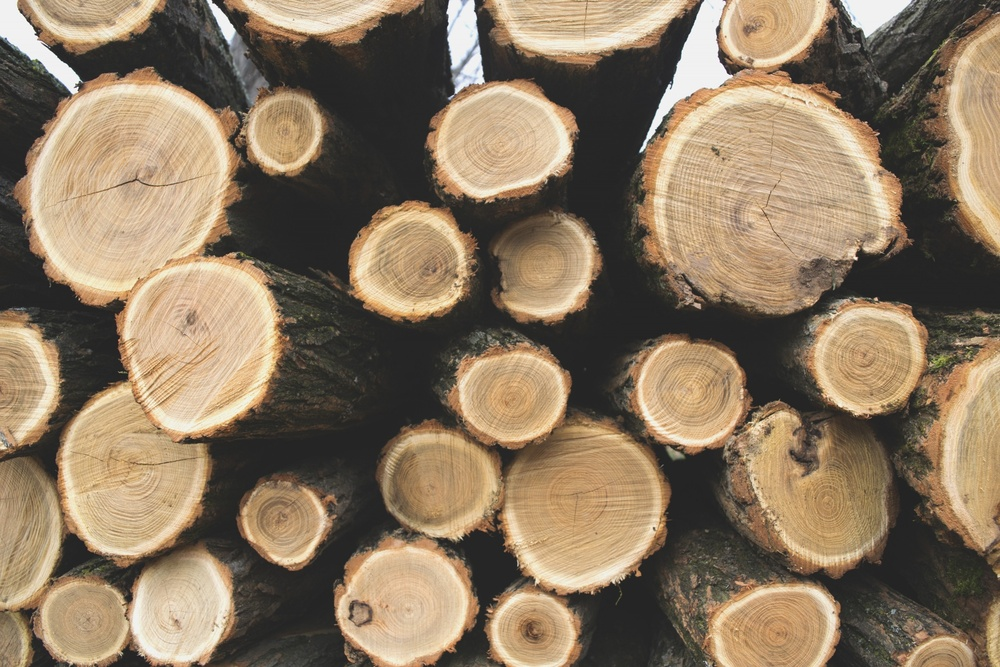
#> input picture other_image/raw_data/4.jpg, 1000 x 667 px, shrunk from 3200 x 2133 before the run
$ python '分水岭.py'
#> lines starting #> are read from the running program, lines starting #| are printed output that depends on the picture; after the words box and inside, x2 and y2 are one past the last pixel; in counts of white or black regions, pixels touching at a corner belong together
#> further down, src is the input picture: shape (667, 1000, 3); mean B, G, R 96.5, 119.5, 138
# _*_ coding: utf-8 _*_
__author__ = 'LelandYan'
__date__ = '2019/5/19 10:25'

import cv2 as cv
import numpy as np

def water_shed(image):
    #1 去噪，灰度，二值化
    blurred = cv.pyrMeanShiftFiltering(image,10,30)
    blurred=cv.bilateralFilter(image,0,50,5)
    # cv.imshow('blurred',blurred)
    gray=cv.cvtColor(blurred,cv.COLOR_BGR2GRAY)
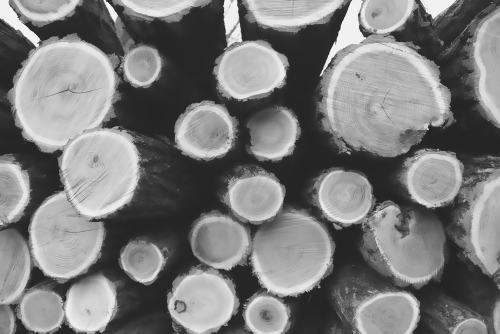
#> gray: shape (667, 1000) (shown at 1/2 size); min 36, max 243, mean 122.4
    ret,binary=cv.threshold(gray,0,255,cv.THRESH_BINARY|cv.THRESH_OTSU)
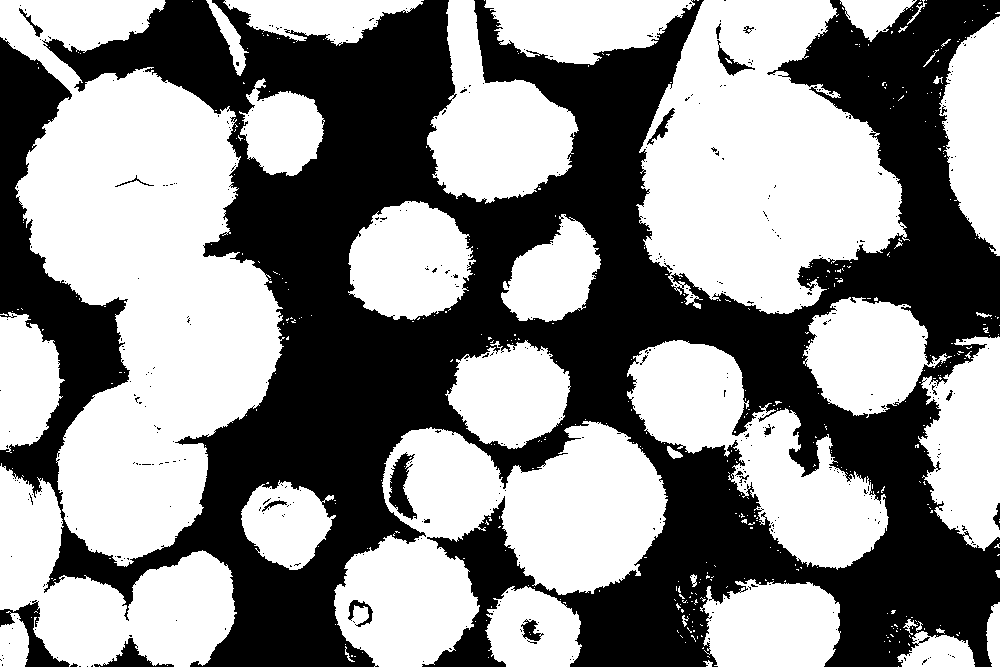
#> binary: shape (667, 1000); 54.8% white; 456 black regions (434 under 20 px), largest, box (x1, y1, x2, y2) and area: (0, 0, 1000, 667) 295538, (0, 600, 70, 667) 1371, (389, 452, 417, 520) 927
#> ret = 116
    # cv.imshow('binary',binary)
    #2. mophology 开操作去除噪点
    kernel=cv.getStructuringElement(cv.MORPH_RECT,(3,3))
    open_binary=cv.morphologyEx(binary,cv.MORPH_OPEN,kernel,iterations=2) #mophology binary,2次开操作
#> open_binary: shape (667, 1000); 53.1% white; 108 black regions (89 under 20 px), largest, box (x1, y1, x2, y2) and area: (0, 0, 1000, 667) 308406, (0, 600, 81, 667) 1555, (87, 635, 174, 667) 798
    # cv.imshow('1-open-op',open_binary)
    dilate_bg=cv.dilate(open_binary,kernel,iterations=3) #3次膨胀
#> dilate_bg: shape (667, 1000); 60% white; 17 black regions (7 under 20 px), largest, box (x1, y1, x2, y2) and area: (47, 0, 1000, 667) 242766, (0, 41, 126, 492) 17833, (437, 511, 532, 667) 4882
    # cv.imshow('2-dilate-op',dilate_bg)
    #3.distance transform
    # DIST_L1:曼哈顿距离，DIST_L2：欧氏距离,masksize:跟卷积一样
    dist=cv.distanceTransform(open_binary,cv.DIST_L2,3) #？？
    dist_norm=cv.normalize(dist,0,1.0,cv.NORM_MINMAX)# 0-1之间标准化
    # cv.imshow('3-distance-t',dist_norm*50)

    ret,surface=cv.threshold(dist,dist.max()*0.65,255,cv.THRESH_BINARY)
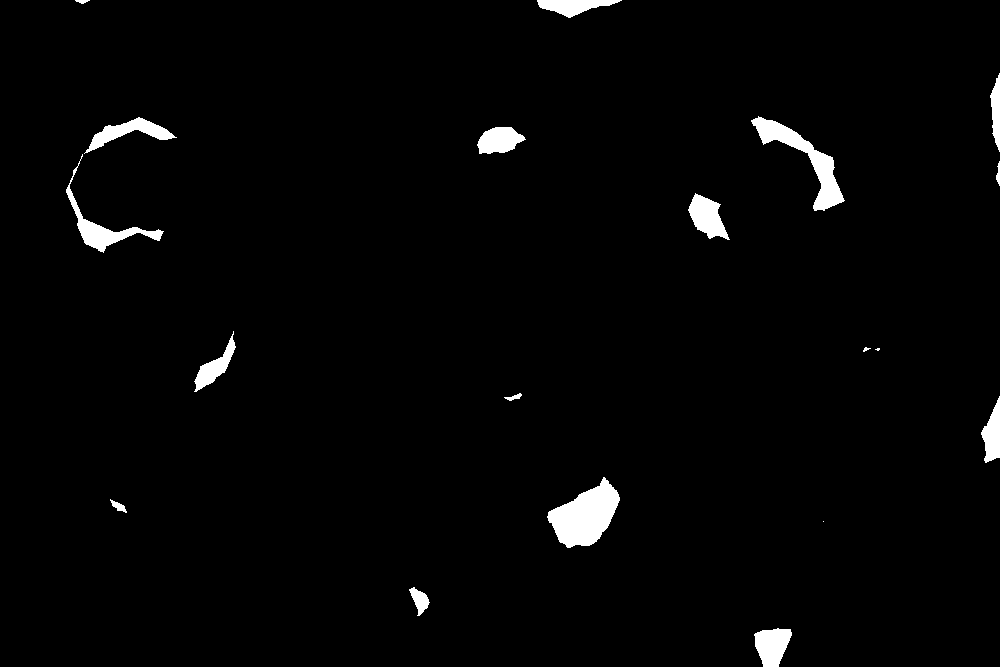
#> surface: shape (667, 1000) float32; 2.1% white; 19 white regions (2 under 20 px), largest, box (x1, y1, x2, y2) and area: (547, 477, 620, 548) 2949, (751, 116, 845, 211) 2211, (66, 154, 164, 253) 1370
#> ret = 43.86
    # cv.imshow('4-surface',surface)

    #4计算marker
    surface_fg=np.uint8(surface) #计算前景
    unknown=cv.subtract(dilate_bg,surface_fg) #计算未知区域
    # cv.imshow('5-unknown',unknown)
    ret,markers=cv.connectedComponents(surface_fg) #通过计算cc，计算markers
#> markers: shape (667, 1000) int32; 20 distinct labels, from 0 to 19
#> ret = 20
    print(ret)
#| 20
    # cv.imshow('6-markers',markers)

    #5 watershed 分水岭变换
    markers=markers+1 #用label进行控制
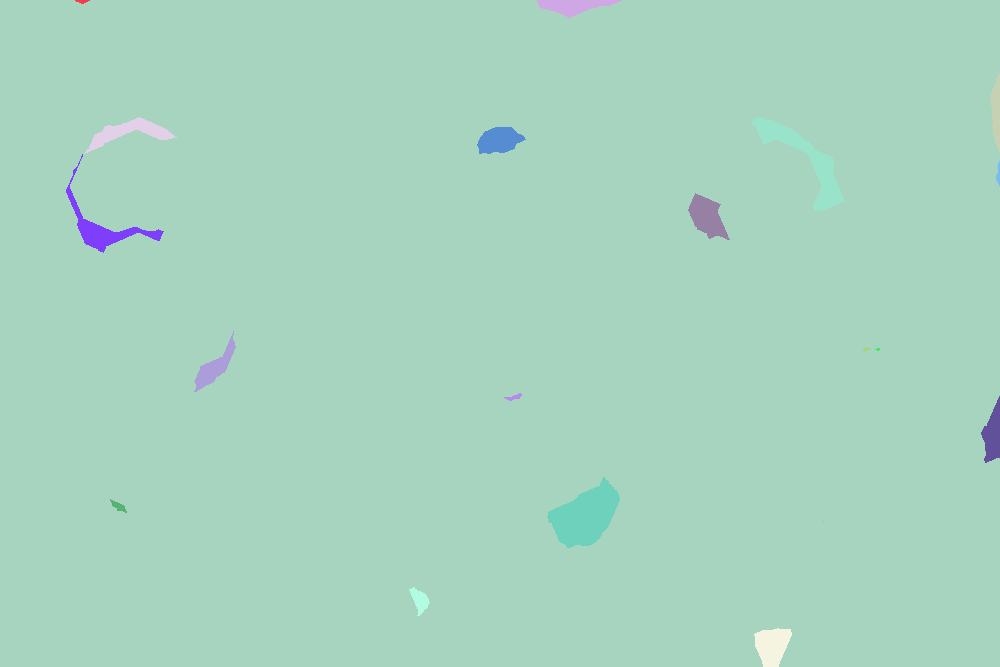
#> markers: shape (667, 1000) int32; 20 distinct labels, from 1 to 20; one colour per label, 0 black
    markers[unknown==255]=0
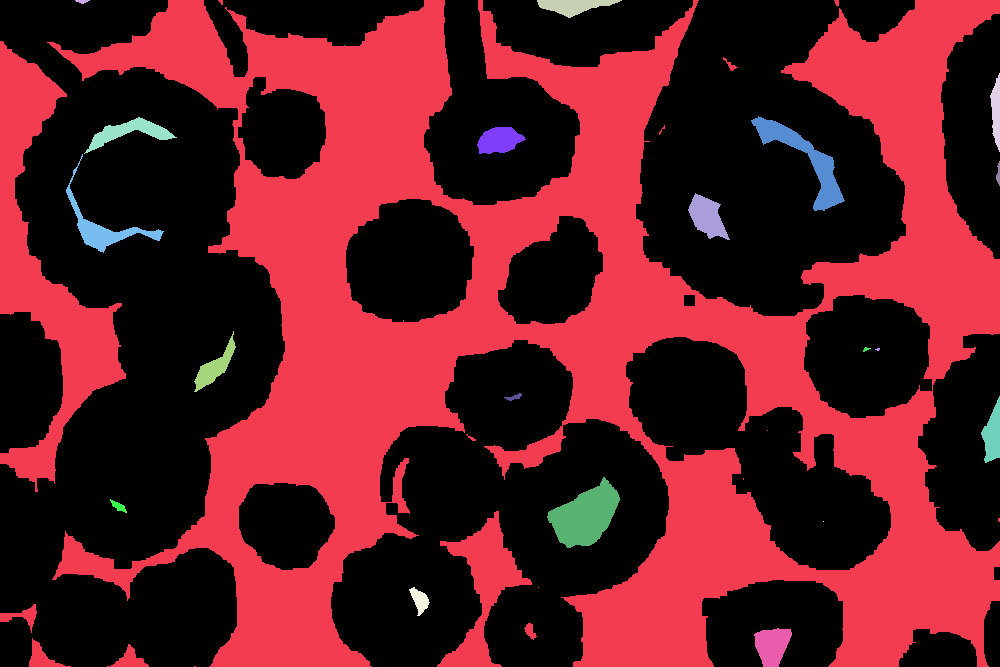
#> markers: shape (667, 1000) int32; 21 distinct labels, from 0 to 20; one colour per label, 0 black
    markers=cv.watershed(image,markers) #分水岭的地方就编程-1
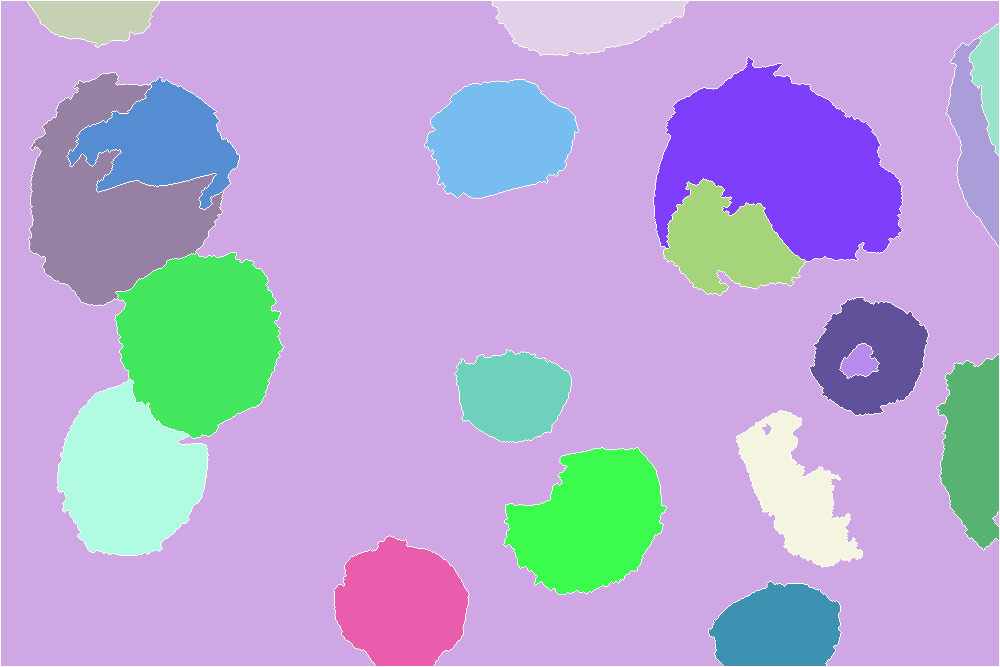
#> markers: shape (667, 1000) int32; 21 distinct labels, from -1 to 20; one colour per label, 0 black, -1 white
    image[markers==-1]=[0,0,255]
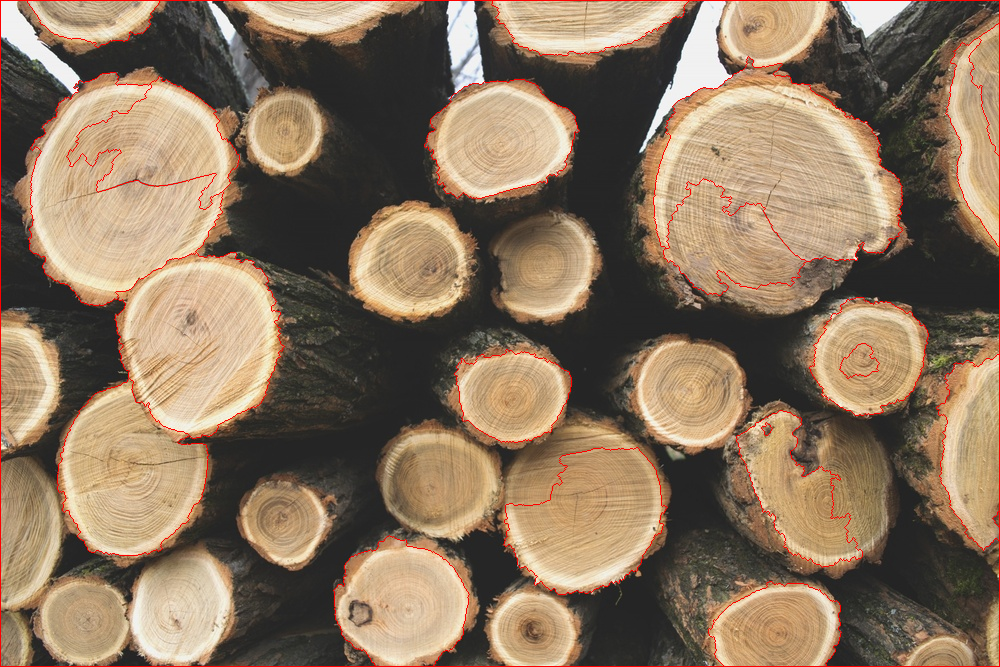
#> image: shape (667, 1000, 3); 1.58% of pixels changed, all inside (x1, y1, x2, y2) = (0, 0, 1000, 667)
    cv.imshow('7-result',image)

src = cv.imread("./raw_data/4.jpg")
# cv.imshow("gray_img", src)
cv.namedWindow("result", cv.WINDOW_NORMAL)
water_shed(src)
cv.waitKey(0)
cv.destroyAllWindows()

$ run again, with other_image/raw_data/2.jpg copied over other_image/raw_data/4.jpg
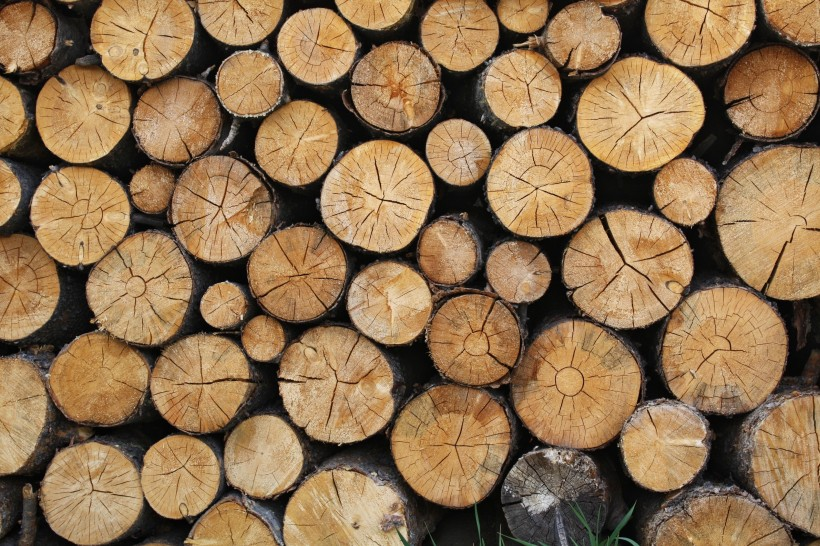
#> input picture other_image/raw_data/2.jpg, 820 x 546 px
#> src is the input picture: shape (546, 820, 3); mean B, G, R 80.2, 114, 143.4
#> in water_shed, `ret,binary=cv.threshold(gray,0,255,cv.THRESH_BINARY|cv.THRESH_OTSU)`:
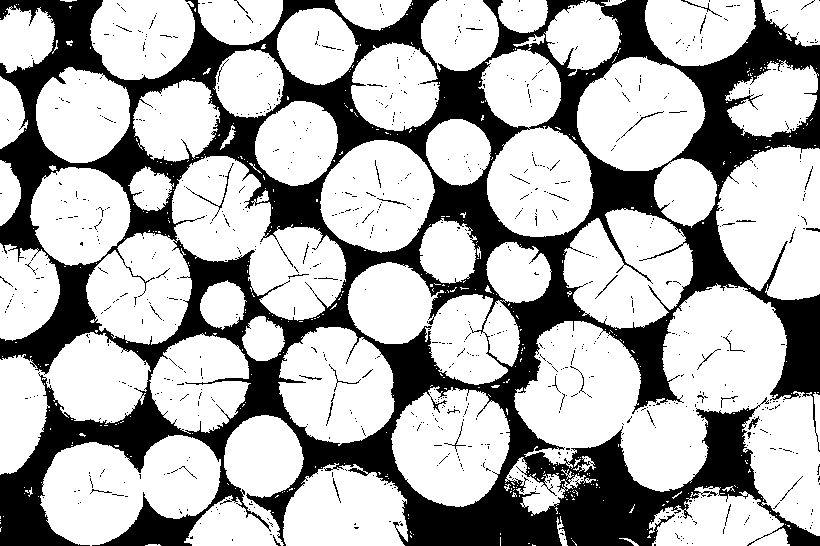
#> binary: shape (546, 820); 69.1% white; 841 black regions (798 under 20 px), largest, box (x1, y1, x2, y2) and area: (0, 0, 820, 546) 134811, (186, 163, 234, 221) 129, (681, 0, 722, 17) 64
#> in water_shed, `ret,binary=cv.threshold(gray,0,255,cv.THRESH_BINARY|cv.THRESH_OTSU)`: ret = 96
#> open_binary: shape (546, 820); 66.9% white; 478 black regions (434 under 20 px), largest, box (x1, y1, x2, y2) and area: (0, 0, 820, 546) 145233, (326, 364, 361, 426) 119, (681, 0, 722, 17) 83
#> dilate_bg: shape (546, 820); 79.3% white; 65 black regions (30 under 20 px), largest, box (x1, y1, x2, y2) and area: (298, 179, 754, 546) 30005, (685, 6, 820, 181) 7297, (0, 393, 178, 546) 7070
#> surface: shape (546, 820) float32; 0.72% white; 15 white regions (6 under 20 px), largest, box (x1, y1, x2, y2) and area: (250, 441, 277, 471) 631, (309, 508, 336, 546) 605, (378, 289, 406, 318) 507
#> in water_shed, `ret,surface=cv.threshold(dist,dist.max()*0.65,255,cv.THRESH_BINARY)`: ret = 25.35
#> in water_shed, `ret,markers=cv.connectedComponents(surface_fg)`: ret = 16
#| 16
#> in water_shed, `image[markers==-1]=[0,0,255]`:
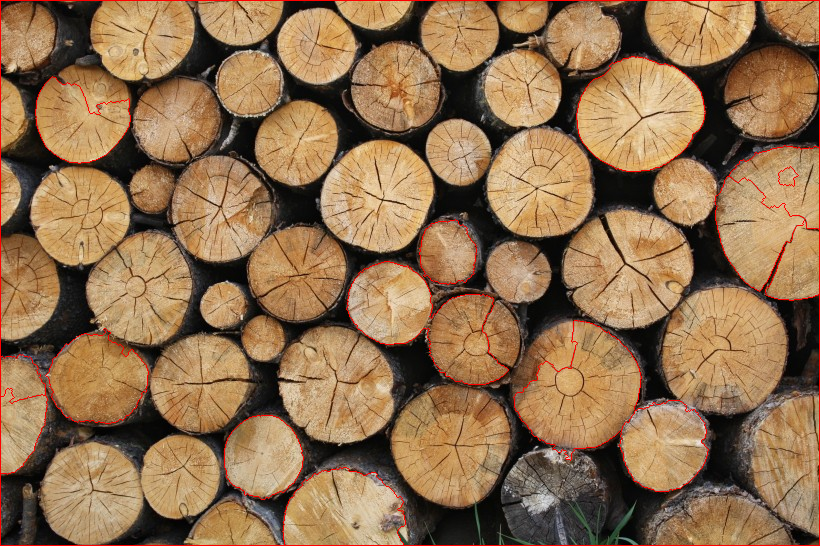
#> image: shape (546, 820, 3); 1.4% of pixels changed, all inside (x1, y1, x2, y2) = (0, 0, 820, 546)

$ run again, with other_image/raw_data/3.jpg copied over other_image/raw_data/4.jpg
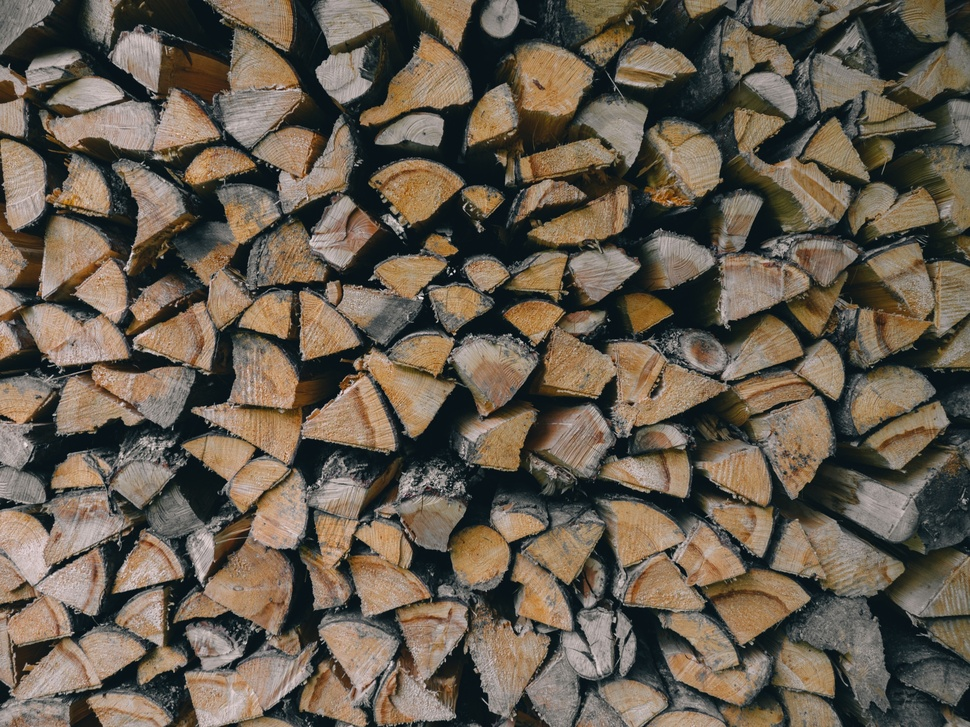
#> input picture other_image/raw_data/3.jpg, 970 x 727 px, shrunk from 3200 x 2400 before the run
#> src is the input picture: shape (727, 970, 3); mean B, G, R 79, 92.6, 103
#> in water_shed, `ret,binary=cv.threshold(gray,0,255,cv.THRESH_BINARY|cv.THRESH_OTSU)`:
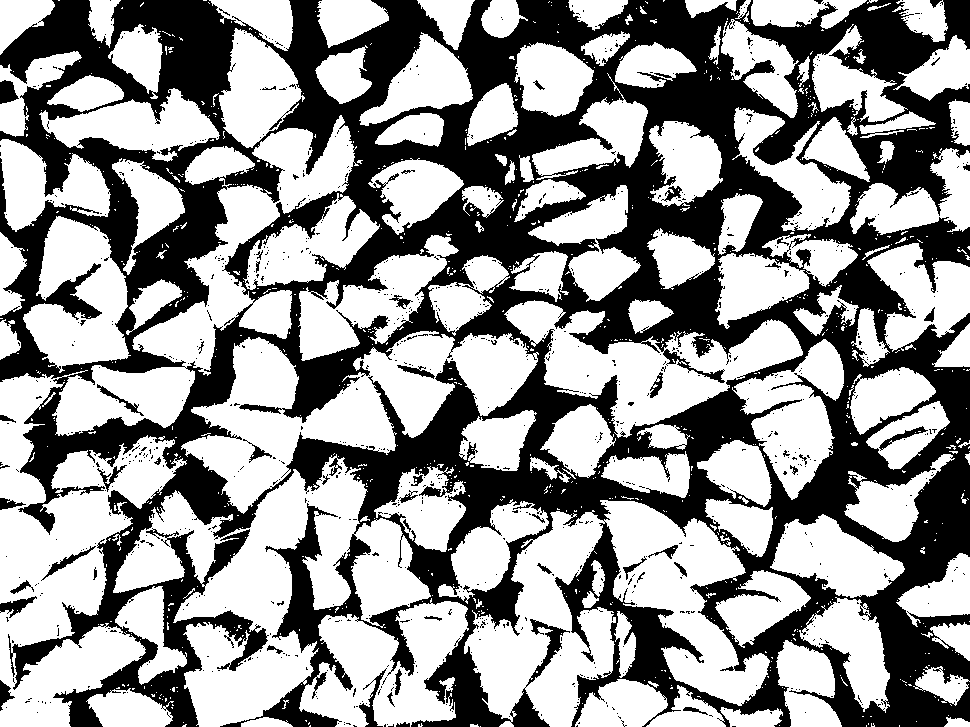
#> binary: shape (727, 970); 58.7% white; 991 black regions (938 under 20 px), largest, box (x1, y1, x2, y2) and area: (0, 0, 970, 727) 283854, (359, 668, 387, 727) 393, (0, 80, 19, 104) 319
#> in water_shed, `ret,binary=cv.threshold(gray,0,255,cv.THRESH_BINARY|cv.THRESH_OTSU)`: ret = 85
#> open_binary: shape (727, 970); 54.7% white; 149 black regions (129 under 20 px), largest, box (x1, y1, x2, y2) and area: (0, 0, 970, 727) 317287, (0, 596, 37, 622) 368, (783, 450, 811, 475) 215
#> dilate_bg: shape (727, 970); 71.9% white; 126 black regions (70 under 20 px), largest, box (x1, y1, x2, y2) and area: (277, 0, 970, 727) 113067, (0, 0, 277, 388) 27981, (26, 321, 254, 638) 12033
#> surface: shape (727, 970) float32; 0.14% white; 25 white regions (11 under 20 px), largest, box (x1, y1, x2, y2) and area: (0, 0, 25, 19) 228, (240, 572, 264, 592) 177, (499, 654, 513, 671) 108
#> in water_shed, `ret,surface=cv.threshold(dist,dist.max()*0.65,255,cv.THRESH_BINARY)`: ret = 24.92
#> in water_shed, `ret,markers=cv.connectedComponents(surface_fg)`: ret = 26
#| 26
#> in water_shed, `image[markers==-1]=[0,0,255]`:
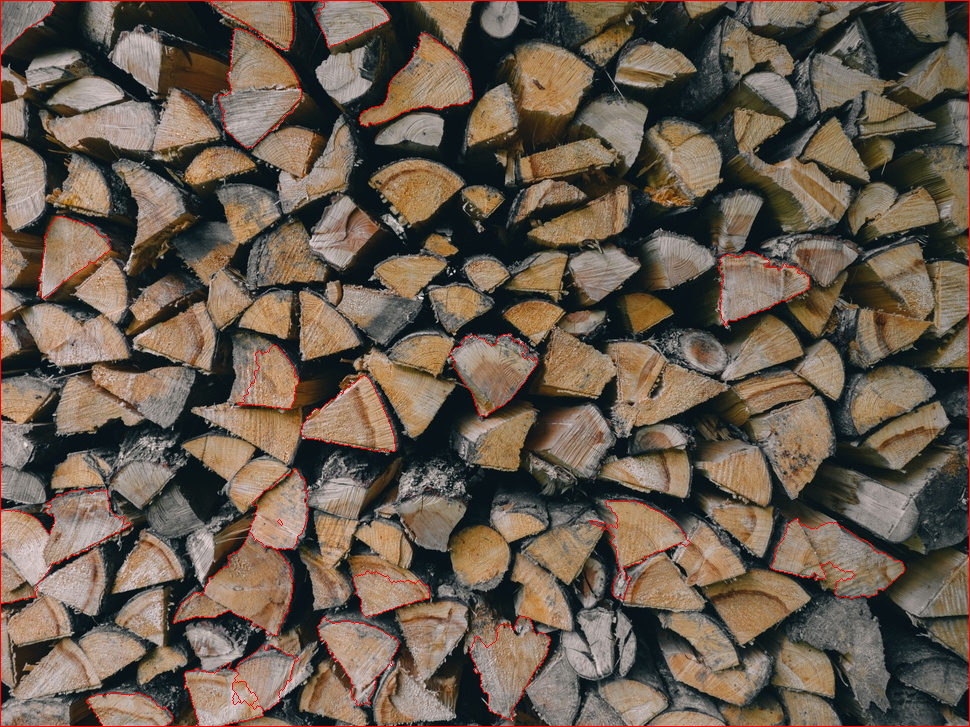
#> image: shape (727, 970, 3); 1.2% of pixels changed, all inside (x1, y1, x2, y2) = (0, 0, 970, 727)
